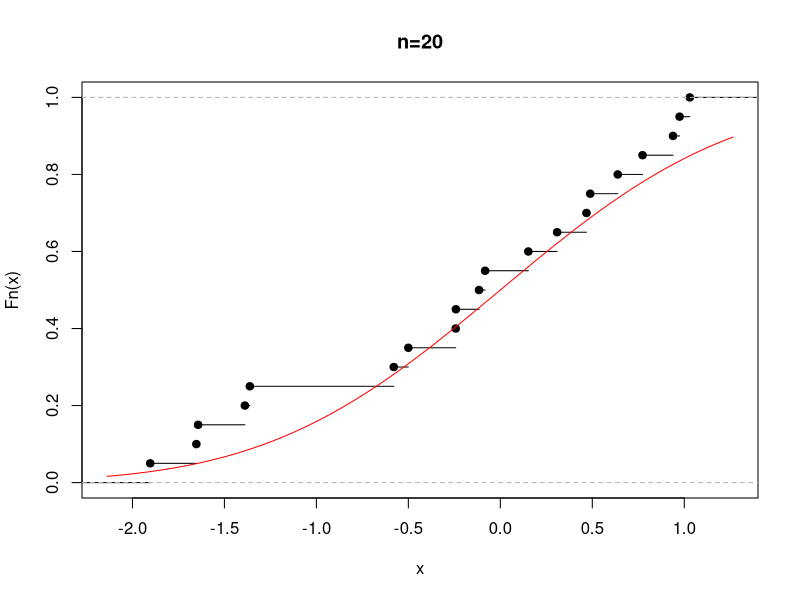
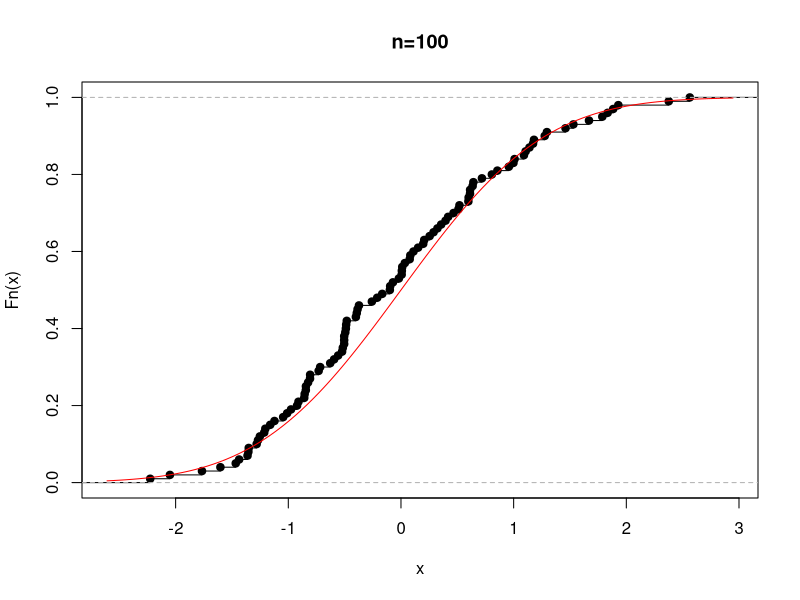

Generate these figures, in order, with R:
n1 = 20; n2 = 100; mi = 0; sigma = 1
x1 = rnorm(n1, mi, sigma)
x2 = rnorm(n2, mi, sigma)
plot(ecdf(x1), main = "n=20")
curve(pnorm(x, mi, sigma), add = TRUE, col = "red")
plot(ecdf(x2), main = "n=100")
curve(pnorm(x, mi, sigma), add = T, col = "red")
